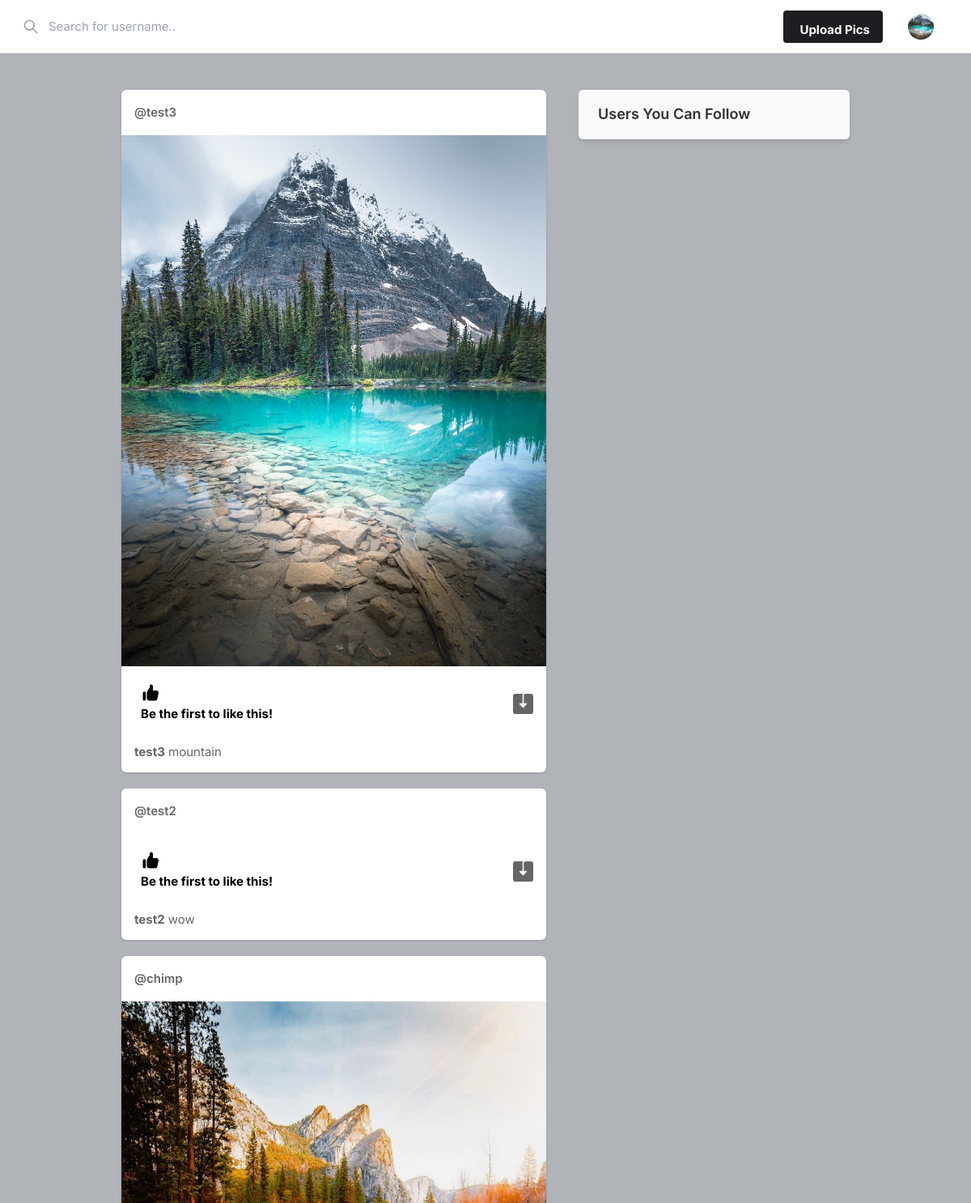
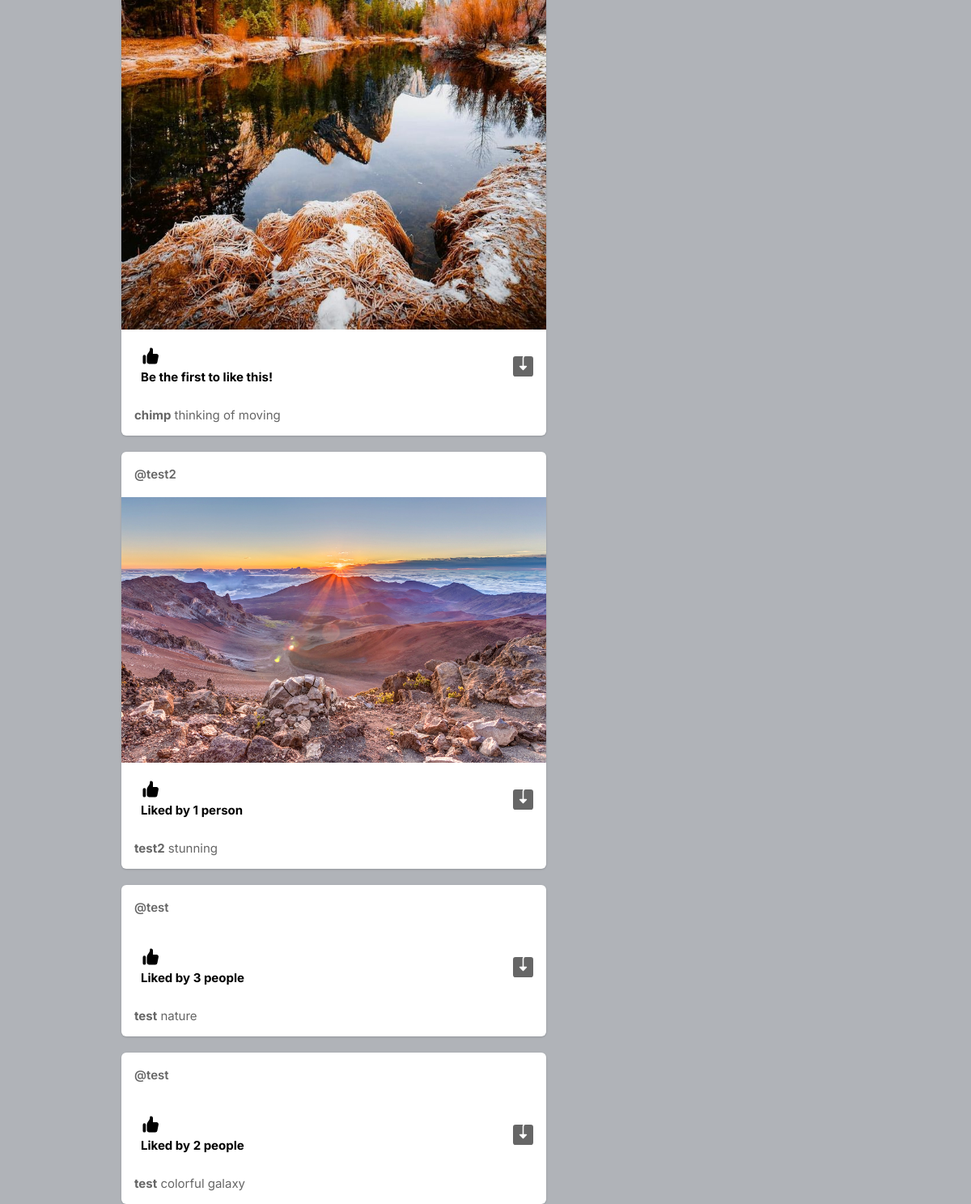
The page / (signed in) on the database its author committed (2 pictures, top to bottom).
### core/models.py (models this page shows, shortened)
class Profile(models.Model):
    user = models.ForeignKey(User, on_delete=models.CASCADE)
    id_user = models.IntegerField()
    bio = models.TextField(blank=True)
    profileimg = models.ImageField(upload_to='profile_images', default='blank-profile-pic.png')
    location = models.CharField(max_length=100, blank=True)

class Post(models.Model):
    id = models.UUIDField(primary_key=True, default=uuid.uuid4)
    user = models.CharField(max_length=100)
    image = models.ImageField(upload_to='post_images')
    caption = models.TextField()
    created_at = models.DateTimeField(default=datetime.now)
    no_of_likes = models.IntegerField(default=0)

### core/views.py (the view)
# urls.py: path('', views.index, name='index'),
@login_required(login_url='signin')
def index(request):
    user_object = User.objects.get(username=request.user.username)
    user_profile = Profile.objects.get(user=user_object)
    user_following = FollowersCount.objects.filter(follower=request.user.username)
    user_following_list = []
    feed = []
    user_posts = Post.objects.filter(user=request.user.username)
    feed.append(user_posts)
    for user in user_following:
        user_following_list.append(user.user)
    for username in user_following_list:
        feed_posts = Post.objects.filter(user=username)
        feed.append(feed_posts)
    posts = list(chain(*feed))
    posts = sort_posts(posts)
    suggestions_profiles = get_suggestions(request, user_following)
    context = {
        'user_profile': user_profile,
        'posts': posts,
        'suggestions': suggestions_profiles[:4]
        }
    return render(request, 'index.html', context)

### core/views.py (called while the page is built)
def sort_posts(posts):
    sorted = False
    while not sorted:
        sorted = True
        for i in range(len(posts)-1):
            created_at = posts[i].created_at
            created_at_2 = posts[i+1].created_at
            if created_at > created_at_2:
                temp = posts[i+1]
                posts[i+1] = posts[i]
                posts[i] = temp
                sorted = False
    return posts

def get_suggestions(request, user_following):
    all_users = User.objects.all()
    user_following_all = []
    for user in user_following:
        user_list = User.objects.get(username=user.user)
        user_following_all.append(user_list)
    new_suggestions_list = [x for x in list(all_users) if (x not in list(user_following_all))]
    current_user = User.objects.filter(username=request.user.username)
    final_suggestions_list = [x for x in list(new_suggestions_list) if (x not in list(current_user))]
    random.shuffle(final_suggestions_list)
    username_profiles = []
    username_profiles_list = []
    for user in final_suggestions_list:
        username_profiles.append(user.id)
    for id in username_profiles:
        profile_lists = Profile.objects.filter(id_user=id)
        username_profiles_list.append(profile_lists)
    return list(chain(*username_profiles_list))

### templates/index.html (shortened to what this page needs)
{% load static %}
<!DOCTYPE html>
<html lang="en">
<head>
    <link rel="stylesheet" href="{% static 'assets/css/icons.css' %}">
    <link rel="stylesheet" href="{% static 'assets/css/uikit.css' %}">
    <link rel="stylesheet" href="{% static 'assets/css/style.css' %}">
    <link rel="stylesheet" href="{% static 'assets/css/tailwind.css' %}">
</head>
<body>
            <header>
                <div class="header_inner">
                    <form action="/search" method="POST">
                    <div class="left-side">
                        <div class="header_search">
                            <input type="text" name="username" placeholder="Search for username..">
                            <button class="icon-search" type="submit">
                                <svg xmlns="http://www.w3.org/2000/svg" fill="none" viewBox="0 0 24 24"
                                    stroke="currentColor">
                                    <path stroke-linecap="round" stroke-linejoin="round" stroke-width="2"
                                        d="M21 21l-6-6m2-5a7 7 0 11-14 0 7 7 0 0114 0z" />
                                </svg>
                            </button>
                        </div>
                    </div>
                    </form>
                    <div class="right-side lg:pr-4">
                        <a href="#"
                            class="bg-pink-500 flex font-bold hidden hover:bg-pink-600 hover:text-white inline-block items-center lg:block max-h-10 mr-4 px-4 py-2 rounded shado text-white">
                              Upload Pics
                        </a>
                        <a href="#">
                            <img src="{{user_profile.profileimg.url}}" class="header-avatar" alt="">
                        </a>
                    </div>
                </div>
            </header>
            <div class="container m-auto">
                <div class="lg:flex justify-center lg:space-x-10 lg:space-y-0 space-y-5">
                    <div class="space-y-5 flex-shrink-0 lg:w-7/12">
                        {% for post in posts reversed %}
                        <div class="bg-white shadow rounded-md  -mx-2 lg:mx-0">
                            <div class="flex justify-between items-center px-4 py-3">
                                <div class="flex flex-1 items-center space-x-4">
                                    <span class="block font-semibold "> <a href="/profile/{{post.user}}">@{{post.user}}</a> </span>
                                </div>
                              <div>
                                <a href="#"> <i class="icon-feather-more-horizontal text-2xl hover:bg-gray-200 rounded-full p-2 transition -mr-1 "></i> </a>
                              </div>
                            </div>
                            <div uk-lightbox>
                                <a href="{{post.image.url}}">
                                    <img src="{{post.image.url}}" alt="">
                                </a>
                            </div>
                            <div class="py-3 px-4 space-y-3">
                                <div class="flex space-x-4 lg:font-bold">
                                    <a href="/like-post?post_id={{post.id}}" class="flex items-center space-x-2">
                                        <div class="p-2 rounded-full text-black">
                                            {% if post.no_of_likes == 0 %}
                                            <p>Be the first to like this!</p>
                                            {% elif post.no_of_likes == 1 %}
                                            <p>Liked by 1 person</p>
                                            {% else %}
                                            <p>Liked by {{post.no_of_likes}} people</p>
                                            {% endif %}
                                        </div>
                                    </a>
                                    <a href="{{post.image.url}}" class="flex items-center space-x-2 flex-1 justify-end" download>
                                    </a>
                                </div>
                                <p>
                                    <a href="/profile/{{post.user}}"><strong>{{post.user}}</strong></a> {{post.caption}}
                                </p>
                            </div>
                        </div>
                        {% endfor %}
                    </div>
                    <div class="lg:w-5/12">
                        <div class="bg-white  shadow-md rounded-md overflow-hidden">
                            <div class="bg-gray-50  border-b border-gray-100 flex items-baseline justify-between py-4 px-6 ">
                                <h2 class="font-semibold text-lg">Users You Can Follow</h2>
                            </div>
                        </div>
                    </div>
                </div>
            </div>
</body>
</html>

### static/assets/css/style.css (style rules this page uses)
body { background-color: #B0B3B8!important; }
button { vertical-align: middle; }
input { height: 48px; line-height: 48px; padding: 0 20px; outline: none; font-size: 15px; color: #808080; max-width: 100%; width: 100%; -webkit-box-sizing: border-box; box-sizing: border-box; display: block; font-weight: 400; opacity: 1; border-radius: 4px; border: none; -webkit-box-shadow: 0 1px 4px 0px rgba(0, 0, 0, 0.12); box-shadow: 0 1px 4px 0px rgba(0, 0, 0, 0.12); }
input[type="text"], input[type="password"], input[type="email"], input[type="number"] { height: 48px; line-height: 48px; padding: 0 20px; outline: none; font-size: 15px; color: #808080; max-width: 100%; width: 100%; -webkit-box-sizing: border-box; box-sizing: border-box; display: block; font-weight: 400; opacity: 1; border-radius: 4px; border: none; -webkit-box-shadow: 0 1px 4px 0px rgba(0, 0, 0, 0.12); box-shadow: 0 1px 4px 0px rgba(0, 0, 0, 0.12); }
input { -webkit-transition: all 0.1s ease-in-out; transition: all 0.1s ease-in-out; }
::placeholder { color: #808080; opacity: 1; }
button { border: none; margin: 0; padding: 0; width: auto; overflow: visible; background: transparent; color: inherit; font: inherit; line-height: normal; cursor: pointer; }
a { color: #be185d; -webkit-transition: 0.3s; transition: 0.3s; outline: none !important; }
button { outline: none !important; }
img { max-width: 100%; }
body { color: #666; font-size: 15px; line-height: 27px; background-color: #f0f2f5; font-family: "Inter", sans-serif; text-transform: none; }
body p { font-size: 15px; line-height: 27px; }
h1, h2, h3, h4, h5, h6 { font-family: "Inter", sans-serif; text-transform: none; }
input[type="text"], input[type="password"], input[type="email"] { font-family: "Inter", sans-serif; text-transform: none; }
button, body .pac-container { font-family: "Inter", sans-serif; text-transform: none; }
h1, h2, h3, h4, h5, h6 { color: #333; font-weight: 500; margin: 0; padding: 0; }
h2 { font-size: 26px; }
b, strong { font-weight: 700 !important; }
@media (min-width: 1024px) { .container { max-width: 900px !important; padding-top: 45px; } }
header { background-color: #fff; left: 0; right: 0; top: 0; z-index: 99; height: 66px; display: -webkit-box; display: -ms-flexbox; display: flex; -webkit-box-align: center; -ms-flex-align: center; align-items: center; border-bottom: 1px solid #e5e7eb; }
header .header_inner { display: -webkit-box; display: -ms-flexbox; display: flex; -webkit-box-align: center; -ms-flex-align: center; align-items: center; max-width: 1090px; margin: auto; width: 100%; max-width: 100% !important; padding: 0 30px; }
header .header_inner .left-side { display: -webkit-box; display: -ms-flexbox; display: flex; -webkit-box-align: center; -ms-flex-align: center; align-items: center; }
header .header_inner .left-side .header_search { position: relative; }
header .header_inner .left-side .header_search input { margin: 0; height: 42px; -webkit-box-shadow: none; box-shadow: none; padding-left: 30px; width: 400px; background-color: transparent; }
header .header_inner .left-side .header_search .icon-search { width: 2.5rem; position: absolute; top: 0; left: 0; margin-left: -.75rem; height: 100%; display: -webkit-box; display: -ms-flexbox; display: flex; -webkit-box-pack: center; -ms-flex-pack: center; justify-content: center; -webkit-box-align: center; -ms-flex-align: center; align-items: center; }
header .header_inner .left-side .header_search .icon-search svg { width: 20px; color: #9ca3af; }
header .header_inner .right-side { display: -webkit-box; display: -ms-flexbox; display: flex; -webkit-box-align: center; -ms-flex-align: center; align-items: center; -webkit-box-pack: end; -ms-flex-pack: end; justify-content: flex-end; margin-left: auto; }
header .header_inner .right-side .header-avatar { width: 32px; height: 32px; border-radius: 100%; margin-left: 15px; }

### rows shown on the page
Profile: profileimg (picture)
Post: user "test3", image (picture), no_of_likes "Be the first to like this!", caption "mountain"
Post: user "test2", no_of_likes "Be the first to like this!", caption "wow"
Post: user "chimp", image (picture), no_of_likes "Be the first to like this!", caption "thinking of moving"
Post: user "test2", image (picture), no_of_likes "Liked by 1 person", caption "stunning"
Post: user "test", no_of_likes "3", caption "nature"
Post: user "test", no_of_likes "2", caption "colorful galaxy"
